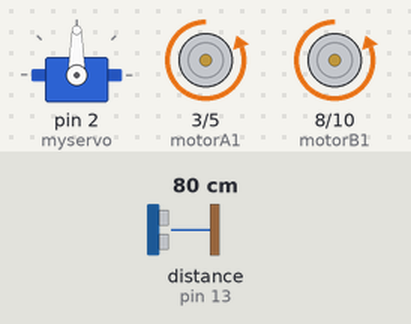
Simulated run of this sketch. Board: Arduino Uno, built with avr-gcc and run on an emulated ATmega328P. On the bench: servo, motor-driver pin pairs drawn as motors (green arrow = first pin HIGH = forward, orange = second pin HIGH = backward, longer = more drive, scaled by the enable pin). Wiring (inferred from the names in the program): ultrasonic range finder: trigger pin 12; echo pin 13. The inputs (shaded band) are chosen by the test bench; at power-on: distance to the obstacle (sensor on pin 13) 80 cm. The echo pulse lasts 58.3 µs per cm.

Above: at 1.2 s.
1.3 s: distance to the obstacle (sensor on pin 13) set to 2 cm
At 2.2 s:
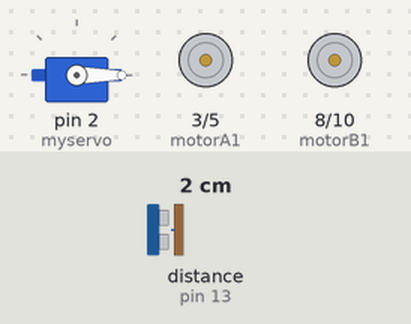
4.3 s: distance to the obstacle (sensor on pin 13) set to 13 cm
6.8 s: distance to the obstacle (sensor on pin 13) set to 18 cm
At 9.0 s:
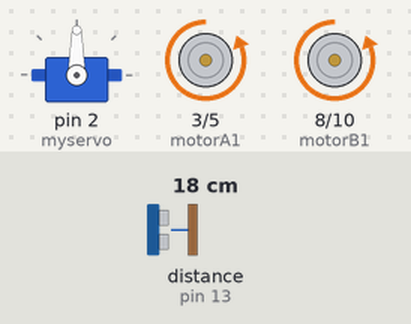
9.3 s: distance to the obstacle (sensor on pin 13) set to 4 cm
At 12.1 s:
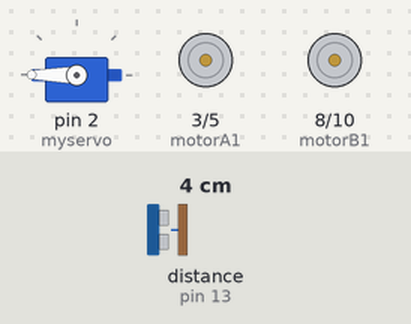
12.3 s: distance to the obstacle (sensor on pin 13) set to 35 cm
At 13.9 s:
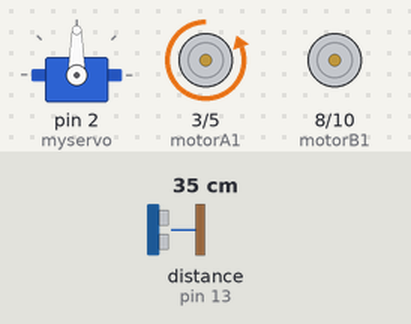
15.3 s: distance to the obstacle (sensor on pin 13) set to 9 cm
At 16.5 s:
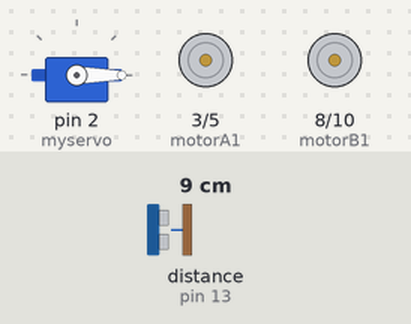
Timing chart, 0 to 18.8 s (numbered marks = the images above; inputs shaded):
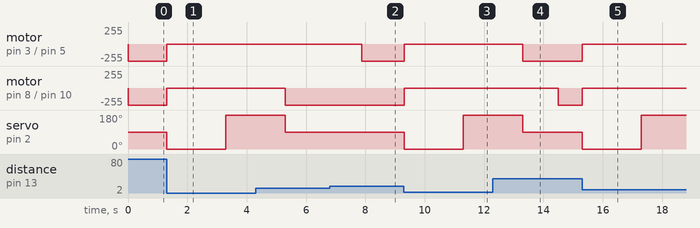

Measured:
- the behaviour switches between 15 and 16 cm on distance to the obstacle (sensor on pin 13) (found by bisection; images 1 and 2)
- after the input at 1.3 s, motor on pin 3 (motorA1) / pin 5 (motorA2), motor on pin 8 (motorB1) / pin 10 (motorB2): backward 255/255 → stopped at once; servo on pin 2 (myservo): 90° → 0° at once, → 180° 2.0 s later
- after the input at 6.8 s, motor on pin 3 (motorA1) / pin 5 (motorA2): stopped → backward 255/255 after 1.1 s; motor on pin 8 (motorB1) / pin 10 (motorB2): stays backward 255/255 (without the input it goes to stopped after 1.1 s); servo on pin 2 (myservo): stays 90° (without the input it goes to 0° after 1.1 s)
- after the input at 9.3 s, motor on pin 3 (motorA1) / pin 5 (motorA2), motor on pin 8 (motorB1) / pin 10 (motorB2): backward 255/255 → stopped at once; servo on pin 2 (myservo): 90° → 0° at once, → 180° 2.0 s later
- after the input at 12.3 s, motor on pin 3 (motorA1) / pin 5 (motorA2): stopped → backward 255/255 after 1.0 s; motor on pin 8 (motorB1) / pin 10 (motorB2): stopped → backward 255/255 after 2.2 s instead of 1.0 s
- after the input at 15.3 s, motor on pin 3 (motorA1) / pin 5 (motorA2), motor on pin 8 (motorB1) / pin 10 (motorB2): backward 255/255 → stopped at once; servo on pin 2 (myservo): 90° → 0° at once, → 180° 2.0 s later

The sketch:

Final_Code.ino
```cpp
/*
 *  Obstacle Avoidance Robot
 *  Organisation : Robotics Interest Group, NITC
 *  Year 2018
 */

// Define all pin
#define trigPin 12
#define echoPin 13
const int motorA1= 3;
const int motorA2= 5;
const int motorB1=8;
const int motorB2=10;
int enA = 7;
int enB = 6;

#include <Servo.h>                                          // library for using servo

Servo myservo;                                              // Creating myservo object

int pos = 90;                                               // define position in degrees
float duration, distance, dist;


 float distcal()
{
  // for calculating distance

  digitalWrite(trigPin, LOW);
  delayMicroseconds(2);
  digitalWrite(trigPin, HIGH);
  delayMicroseconds(10);
  digitalWrite(trigPin, LOW);
  duration = pulseIn(echoPin, HIGH);
  distance = (duration / 2) * 0.0344;
  return distance;
}


void lookleft()
{
    myservo.write(180);
}

void lookright()
{
    myservo.write(0);
}

void lookstraight()
{
    myservo.write(90);
}


void forward(){
  // Moves robot forward
  digitalWrite(enA, HIGH);
  digitalWrite(enB, HIGH);
  digitalWrite(motorA1, LOW);
  digitalWrite(motorA2, HIGH);
  digitalWrite(motorB1, LOW);
  digitalWrite(motorB2, HIGH);
}

void left(){
  // Moves robot left
  digitalWrite(enA, HIGH);
  digitalWrite(enB, HIGH);
  digitalWrite(motorA1, LOW);
  digitalWrite(motorA2, HIGH);
  digitalWrite(motorB1, LOW);
  digitalWrite(motorB2, LOW);
  delay(1200);
}

void right(){
  // Moves robot right
  digitalWrite(enA, HIGH);
  digitalWrite(enB, HIGH);
  digitalWrite(motorA1, LOW);
  digitalWrite(motorA2, LOW);
  digitalWrite(motorB1, LOW);
  digitalWrite(motorB2, HIGH);
  delay(1200);
}

void uturn(){
  // Moves robot uturn
  digitalWrite(enA, HIGH);
  digitalWrite(enB, HIGH);
  digitalWrite(motorA1, LOW);
  digitalWrite(motorA2, LOW);
  digitalWrite(motorB1, LOW);
  digitalWrite(motorB2, HIGH);
   delay(2580);
}

void stop(){
  // Stops the robot
  digitalWrite(enA, LOW);
  digitalWrite(enB, LOW);
  digitalWrite(motorA1, LOW);
  digitalWrite(motorA2, LOW);
  digitalWrite(motorB1, LOW);
  digitalWrite(motorB2, LOW);
}

void setup()
{
  myservo.write(pos);                                     // moves the servo to initial position
  Serial.begin (9600);

  pinMode(trigPin, OUTPUT);
  pinMode(echoPin, INPUT);

  myservo.attach(2);                                      // Servo is in pin 2

  pinMode(motorA1,OUTPUT);
  pinMode(motorA2,OUTPUT);
  pinMode(motorB1,OUTPUT);
  pinMode(motorB2,OUTPUT);
  pinMode(enA,OUTPUT);
  pinMode(enB,OUTPUT);

}

void loop()
{
  forward();
  dist=distcal();
   if(dist<=15 )
  {
   stop();
   lookright();
   delay(1000);
   dist=distcal();
   delay(1000);
     if(dist<=15)
       {
        lookleft();
        delay(1000);
        dist=distcal();
        delay(1000);
        if(dist<=15)
         {
          lookstraight();
          uturn();
         }
        else
         {
          lookstraight();
          left();
         }
       }
      else
       {
        right();
        lookstraight();
       }
      }
   else
     {
      lookstraight();
      forward();
     }
}
```
